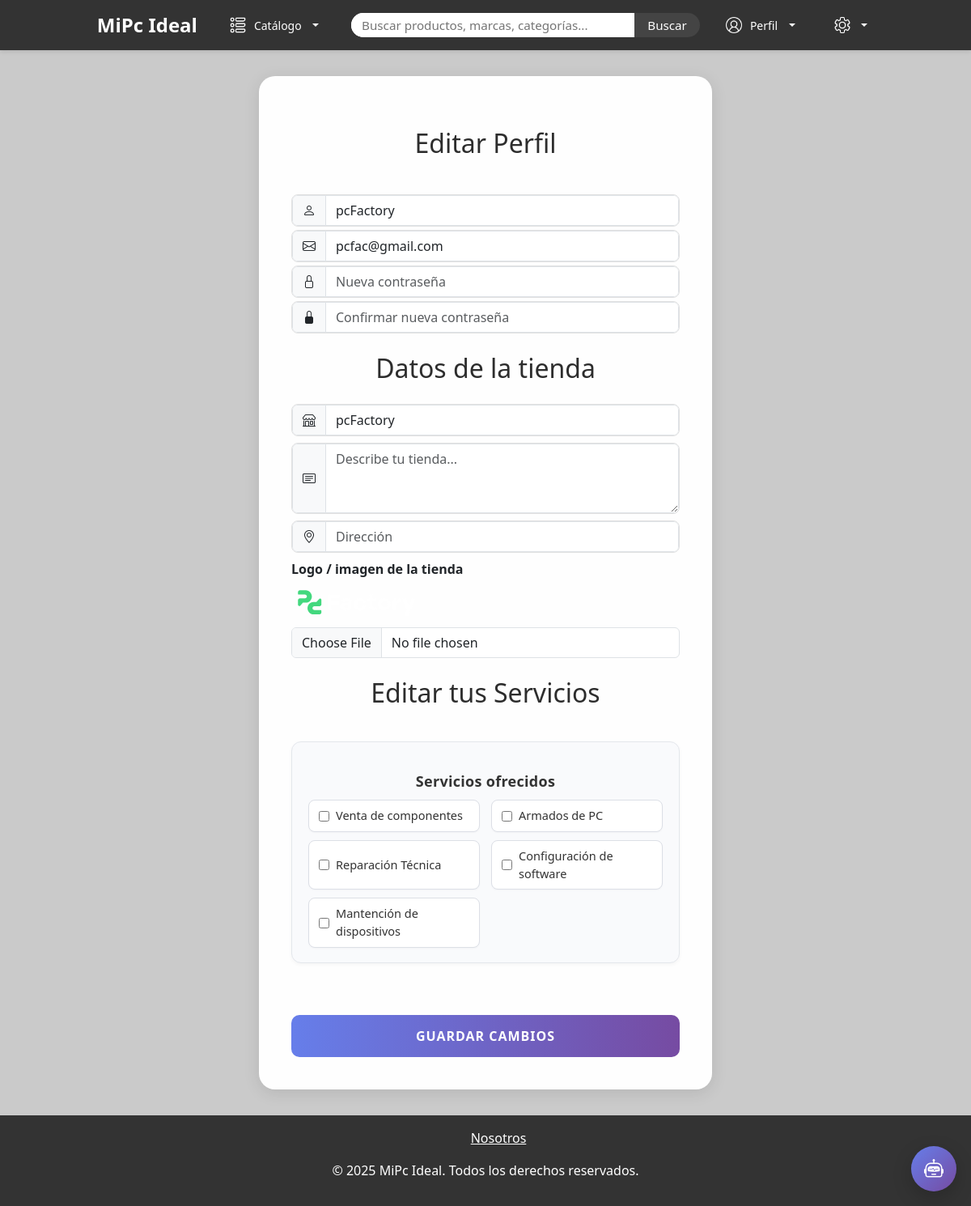
The page /edit_profile/ (signed in) on the database its author committed.
### app/models.py (models this page shows, shortened)
class Tienda(models.Model):
    user = models.OneToOneField(User, on_delete=models.CASCADE)
    nombre_tienda = models.CharField(max_length=100)
    email_tienda = models.EmailField(unique=True)
    descripcion_tienda = models.TextField()
    image_tienda = models.ImageField(upload_to='tiendas/', null=True, blank=True)
    direccion_tienda = models.CharField(max_length=200)
    is_active = models.BooleanField(default=True)

class TipoServicio(models.Model):
    nombre_tipo_servicio = models.CharField(max_length=100)

### app/views.py (the view)
# urls.py: path('edit_profile/', views.edit_profile, name='edit_profile'),
@login_required
def edit_profile(request):
    user = request.user
    profile = Profile.objects.get(user=user)
    context = {'user': user, 'profile_type': profile.profile_type}
    if profile.profile_type == 'usuario':
        categorias = CategoriaProducto.objects.all()
        tipos = TipoProducto.objects.all()
        if request.method == 'POST':
            username = request.POST.get('username')
            new_email = request.POST.get('new_email')
            new_password = request.POST.get('new_password')
            if username:
                user.username = username
            if new_email:
                user.email = new_email
            if new_password:
                user.set_password(new_password)
            user.save()
            PreferenciaUsuario.objects.filter(usuario=user).delete()
            seleccion_categorias = request.POST.getlist('categorias')
            seleccion_tipos = request.POST.getlist('tipos')
            for categoria_id in seleccion_categorias:
                PreferenciaUsuario.objects.create(usuario=user, categoria_id=categoria_id)
            for tipo_id in seleccion_tipos:
                PreferenciaUsuario.objects.create(usuario=user, tipo_producto_id=tipo_id)
            messages.success(request, "Cambios guardados correctamente.")
            return redirect('edit_profile')
        else:
            seleccionadas = PreferenciaUsuario.objects.filter(usuario=user)
        context.update({
            'categorias': categorias,
            'tipos': tipos,
            'seleccionadas_categorias': list(seleccionadas.values_list('categoria_id', flat=True)),
            'seleccionadas_tipos': list(seleccionadas.values_list('tipo_producto_id', flat=True))
        })
    elif profile.profile_type == 'tienda':
        servicios = TipoServicio.objects.all()
        categorias = CategoriaProducto.objects.all()
        tienda = Tienda.objects.filter(user=user).first()
        if request.method == 'POST':
            username = request.POST.get('username')
            new_email = request.POST.get('new_email')
            new_password = request.POST.get('new_password')
            if username: user.username = username
            if new_email: user.email = new_email
            if new_password: user.set_password(new_password)
            user.save()
            TiendaCategoria.objects.filter(tienda=tienda).delete()
            seleccion_categorias = request.POST.getlist('categorias')
            seleccion_servicios = request.POST.getlist('servicios')
            for categoria_id in seleccion_categorias:
                TiendaCategoria.objects.create(tienda=tienda, categoria_id=categoria_id)
            if hasattr(tienda, 'servicios'):
                tienda.servicios.clear()
                for servicio_id in seleccion_servicios:
                    tienda.servicios.add(servicio_id)
            nombre_tienda      = (request.POST.get('nombre_tienda') or '').strip()
            descripcion_tienda = (request.POST.get('descripcion_tienda') or '').strip()
            direccion_tienda   = (request.POST.get('direccion_tienda') or '').strip()
            img                = request.FILES.get('image_tienda')
            if nombre_tienda:
                tienda.nombre_tienda = nombre_tienda
            tienda.descripcion_tienda = descripcion_tienda
            tienda.direccion_tienda   = direccion_tienda
            if img:
                tienda.image_tienda = img
            tienda.save()
            messages.success(request, "Cambios de tienda guardados correctamente.")
            return redirect('edit_profile')
        else:
            seleccionadas_categorias = TiendaCategoria.objects.filter(tienda=tienda).values_list('categoria_id', flat=True)
            seleccionados_servicios = []
            if hasattr(tienda, 'servicios'):
                seleccionados_servicios = tienda.servicios.values_list('id', flat=True)
        context.update({
            'servicios': servicios,
            'categorias': categorias,
            'seleccionadas_categorias': list(seleccionadas_categorias),
            'seleccionados_servicios': list(seleccionados_servicios),
            'tienda': tienda,
        })
    return render(request, 'edit-profile.html', context)

### app/context_processors.py (called while the page is built)
def categorias_context(request):
    return {
        'categorias': CategoriaProducto.objects.all(),
        'tiposproductos': TipoProducto.objects.all()
    }

def perfil_context(request):
    perfil = None
    if request.user.is_authenticated:
        try:
            perfil = Profile.objects.get(user=request.user)
        except Profile.DoesNotExist:
            perfil = None
    return {'perfil': perfil}

def user_profile_type(request):
    if request.user.is_authenticated:
        profile = Profile.objects.filter(user=request.user).first()
        if profile:
            return {'profile_type': profile.profile_type}
    return {}

### app/templates/edit-profile.html (shortened to what this page needs)
{% extends 'base.html' %}
{% load static %}
{% block css %}
<link rel="stylesheet" href="{% static 'css/edit-form-profile.css' %}">
{% endblock %}
{% block content %}
<div class="form-container">
  <div class="form-title">
    <h2 class="text-center my-4">Editar Perfil</h2>
  </div>
  <form method="post" id="edit-form" enctype="multipart/form-data">
    <div class="input-group mb-1">
      <span class="input-group-text"><i class="bi bi-person"></i></span>
      <input type="text" name="username" id="username" value="{{ user.username }}" class="form-control" placeholder="Nuevo nombre de usuario">
    </div>
    <div class="input-group mb-1">
      <span class="input-group-text"><i class="bi bi-envelope"></i></span>
      <input type="email" name="new_email" id="email" value="{{ user.email }}" class="form-control" placeholder="Nuevo correo electrónico">
    </div>
    <div class="input-group mb-1">
      <span class="input-group-text"><i class="bi bi-lock"></i></span>
      <input type="password" name="new_password" id="password" class="form-control" placeholder="Nueva contraseña">
    </div>
    <div class="input-group mb-1">
      <span class="input-group-text"><i class="bi bi-lock-fill"></i></span>
      <input type="password" id="confirm_password" class="form-control" placeholder="Confirmar nueva contraseña">
    </div>
    {% if profile_type == 'tienda' %}
    <div class="form-title mt-4">
      <h2 class="text-center my-4">Datos de la tienda</h2>
    </div>
    <div class="input-group mb-2">
      <span class="input-group-text"><i class="bi bi-shop"></i></span>
      <input type="text"
             class="form-control"
             name="nombre_tienda"
             placeholder="Nombre de tu tienda"
             value="{{ tienda.nombre_tienda|default_if_none:'' }}">
    </div>
    <div class="input-group mb-2">
      <span class="input-group-text"><i class="bi bi-card-text"></i></span>
      <textarea class="form-control"
                name="descripcion_tienda"
                rows="3"
                placeholder="Describe tu tienda...">{{ tienda.descripcion_tienda|default_if_none:'' }}</textarea>
    </div>
    <div class="input-group mb-2">
      <span class="input-group-text"><i class="bi bi-geo-alt"></i></span>
      <input type="text"
             class="form-control"
             name="direccion_tienda"
             placeholder="Dirección"
             value="{{ tienda.direccion_tienda|default_if_none:'' }}">
    </div>
    <div class="mb-2">
      <label class="form-label fw-semibold d-block">Logo / imagen de la tienda</label>
      {% if tienda.image_tienda %}
        <img id="preview_tienda"
             src="{{ tienda.image_tienda.url }}"
             alt="Logo actual"
             style="max-width:160px; border-radius:8px; display:block; margin-bottom:8px;">
      {% else %}
        <img id="preview_tienda"
             src=""
             alt=""
             style="max-width:160px; border-radius:8px; display:none; margin-bottom:8px;">
      {% endif %}
      <input type="file" class="form-control" name="image_tienda" id="image_tienda" accept="image/*">
    </div>
    {% endif %}
    <div class="form-title mt-4">
      {% if profile_type == 'usuario' %}
        <h2 class="text-center my-4">Editar tus Preferencias</h2>
      {% elif profile_type == 'tienda' %}
        <h2 class="text-center my-4">Editar tus Servicios</h2>
      {% endif %}
    </div>
    <fieldset class="form-section">
      {% if profile_type == 'usuario' %}
        <div class="preferences-block">
          <h5 class="section-title">Categorías</h5>
          <div class="form-check-container">
            {% for cat in categorias %}
              <label class="form-check-label">
                <input type="checkbox" name="categorias" value="{{ cat.id }}" {% if cat.id in seleccionadas_categorias %}checked{% endif %}>
                {{ cat.nombre_categoria }}
              </label>
            {% endfor %}
          </div>
        </div>
        <div class="preferences-block">
          <h5 class="section-title">Tipos de producto</h5>
          <div class="form-check-container">
            {% for tipo in tipos %}
              <label class="form-check-label">
                <input type="checkbox" name="tipos" value="{{ tipo.id }}" {% if tipo.id in seleccionadas_tipos %}checked{% endif %}>
                {{ tipo.nombre_tipo }}
              </label>
            {% endfor %}
          </div>
        </div>
      {% elif profile_type == 'tienda' %}
        <div class="preferences-block">
          <h5 class="section-title">Servicios ofrecidos</h5>
          <div class="form-check-container">
            {% for servicio in servicios %}
              <label class="form-check-label">
                <input type="checkbox" name="servicios" value="{{ servicio.id }}" {% if servicio.id in seleccionados_servicios %}checked{% endif %}>
                {{ servicio.nombre_tipo_servicio }}
              </label>
            {% endfor %}
          </div>
        </div>
      {% endif %}
    </fieldset>
    <div class="btn-save-container mt-4">
      <button type="submit" class="btn-form-save">Guardar cambios</button>
    </div>
  </form>
</div>
{% endblock %}

### app/static/css/edit-form-profile.css (style rules this page uses)
.form-container { width: 560px; margin: 0 auto; padding: clamp(24px, 4vw, 40px); background: rgba(255, 255, 255, 0.98); border-radius: 20px; box-shadow: 0 4px 20px rgba(0, 0, 0, 0.1); display: flex; flex-direction: column; transition: all 0.3s ease; }
.form-title { text-align: center; font-size: 26px; font-weight: 700; color: #2d2d2d; margin-bottom: 20px; }
.form-section h5 { font-size: 18px; color: #333; font-weight: 600; text-align: center; margin-bottom: 12px; margin-top: 20px; }
.input-group { display: flex; align-items: center; border: 1.8px solid #e1e1e1; border-radius: 8px; overflow: hidden; margin-bottom: 15px; background: rgba(255, 255, 255, 0.9); transition: all 0.2s ease; }
.input-group-text { background: #fff; border: none; color: #667eea; padding: 10px 14px; font-size: 18px; }
.form-control { border: none; flex: 1; padding: 10px; font-size: 15px; color: #333; }
.preferences-block { background: #f9fafc; border: 1.5px solid #e4e7ec; border-radius: 12px; padding: 18px 20px; margin: 16px 0 24px; box-shadow: 0 2px 5px rgba(0, 0, 0, 0.04); transition: all 0.3s ease; }
.section-title { text-align: left; font-size: 16px; font-weight: 600; color: #333; margin-bottom: 14px; letter-spacing: 0.3px; }
.form-check-container { display: grid; grid-template-columns: repeat(auto-fit, minmax(180px, 1fr)); gap: 10px 14px; width: 100%; }
.form-check-label { display: flex; align-items: center; gap: 8px; background: #fff; border: 1.5px solid #dcdfe6; border-radius: 8px; padding: 8px 12px; font-size: 14.5px; color: #333; cursor: pointer; transition: all 0.25s ease; box-shadow: 0 1px 2px rgba(0, 0, 0, 0.03); }
.btn-save-container { display: flex; justify-content: center; }
.btn-form-save { width: 100%; padding: 14px; border: none; background: linear-gradient(to right, #667eea, #764ba2); color: white; font-size: 16px; font-weight: 600; border-radius: 10px; cursor: pointer; transition: all 0.3s ease; text-transform: uppercase; letter-spacing: 1px; margin-top: 16px; }

### app/static/css/home.css (style rules this page uses)
* { margin: 0; padding: 0; box-sizing: border-box; }
html { scroll-behavior: smooth; }
html, body { height: 100%; }
body { min-height: 100vh; display: flex; flex-direction: column; }

### rows shown on the page
Tienda: nombre_tienda "pcFactory", image_tienda (picture)
TipoServicio: nombre_tipo_servicio "Venta de componentes"
TipoServicio: nombre_tipo_servicio "Armados de PC"
TipoServicio: nombre_tipo_servicio "Reparación Técnica"
TipoServicio: nombre_tipo_servicio "Configuración de software"
TipoServicio: nombre_tipo_servicio "Mantención de dispositivos"
